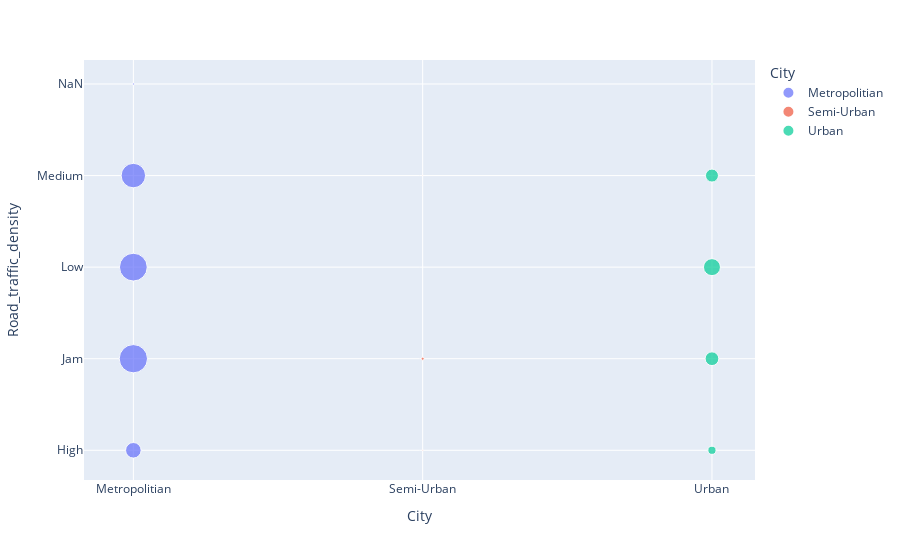

This figure's notebook cell:
### Markdown cell above
### 4. Comparação do volume de pedidos por cidade e tipo de tráfego.

### Code cell
df_aux = df1.loc[:, ['ID', 'City', 'Road_traffic_density']].groupby(['City', 'Road_traffic_density']).count().reset_index()
px.scatter(df_aux, x='City', y='Road_traffic_density', size='ID', color='City')

### Figure 1 — Plotly figure (JSON) as saved in the notebook; plotly's stock layout.template omitted (floating-point values rounded to 4 significant figures)
{"data": [{"hovertemplate": "City=%{x}<br>Road_traffic_density=%{y}<br>ID=%{marker.size}<extra></extra>", "legendgroup": "Metropolitian", "marker": {"color": "#636efa", "size": [3208, 10561, 10195, 7899, 64], "sizemode": "area", "sizeref": 26.4, "symbol": "circle"}, "mode": "markers", "name": "Metropolitian", "orientation": "v", "showlegend": true, "type": "scatter", "x": ["Metropolitian", "Metropolitian", "Metropolitian", "Metropolitian", "Metropolitian"], "xaxis": "x", "y": ["High", "Jam", "Low", "Medium", "NaN"], "yaxis": "y"}, {"hovertemplate": "City=%{x}<br>Road_traffic_density=%{y}<br>ID=%{marker.size}<extra></extra>", "legendgroup": "Semi-Urban", "marker": {"color": "#EF553B", "size": [16, 126, 10], "sizemode": "area", "sizeref": 26.4, "symbol": "circle"}, "mode": "markers", "name": "Semi-Urban", "orientation": "v", "showlegend": true, "type": "scatter", "x": ["Semi-Urban", "Semi-Urban", "Semi-Urban"], "xaxis": "x", "y": ["High", "Jam", "Medium"], "yaxis": "y"}, {"hovertemplate": "City=%{x}<br>Road_traffic_density=%{y}<br>ID=%{marker.size}<extra></extra>", "legendgroup": "Urban", "marker": {"color": "#00cc96", "size": [881, 2487, 3807, 2229, 25], "sizemode": "area", "sizeref": 26.4, "symbol": "circle"}, "mode": "markers", "name": "Urban", "orientation": "v", "showlegend": true, "type": "scatter", "x": ["Urban", "Urban", "Urban", "Urban", "Urban"], "xaxis": "x", "y": ["High", "Jam", "Low", "Medium", "NaN"], "yaxis": "y"}], "layout": {"autosize": true, "legend": {"itemsizing": "constant", "title": {"text": "City"}, "tracegroupgap": 0}, "margin": {"t": 60}, "xaxis": {"anchor": "y", "autorange": true, "categoryarray": ["Metropolitian", "Semi-Urban", "Urban"], "categoryorder": "array", "domain": [0, 1], "range": [-0.196, 2.165], "title": {"text": "City"}, "type": "category"}, "yaxis": {"anchor": "x", "autorange": true, "domain": [0, 1], "range": [-0.4233, 4.301], "title": {"text": "Road_traffic_density"}, "type": "category"}}}
